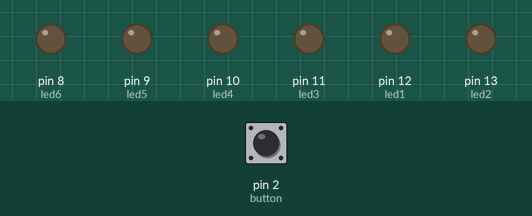
This sketch was run on a simulated Arduino Uno, built with avr-gcc and run on an emulated ATmega328P. On the bench: output pins drawn as LEDs (lit = HIGH). Dashed ring = blinking. The inputs (shaded band) are chosen by the test bench; at power-on: pin 2 (button) LOW.

Above: at 1.2 s.
1.3 s: pin 2 (button) pulled HIGH for 0.15 s
At 1.45 s:
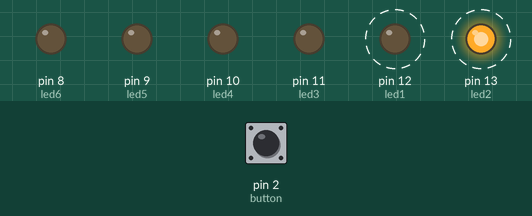
At 1.85 s:
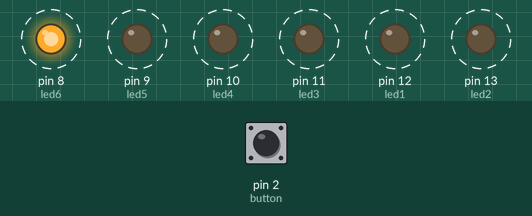
Timing chart, 0 to 10.3 s (numbered marks = the images above; inputs shaded):
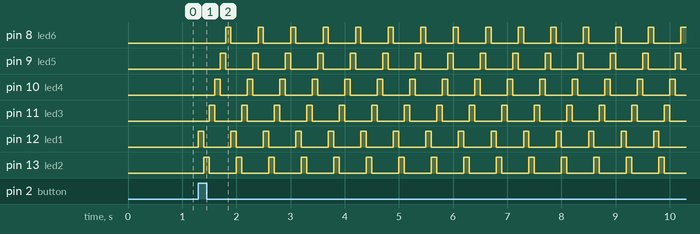

Measured:
- after the input at 1.3 s, pin 8 (led6): alternates HIGH for 0.10 s and LOW for 0.50 s, starting after 0.50 s; pin 9 (led5): alternates HIGH for 0.10 s and LOW for 0.50 s, starting after 0.40 s

The sketch:

new.ino
```cpp
int led1=12;
int led2=13;
int led3=11;
int led4=10;
int led5=9;
int led6=8;
int button=2;
void setup() {
  pinMode(led1,OUTPUT);
  pinMode(led2,OUTPUT);
  pinMode(led3,OUTPUT);
  pinMode(led4,OUTPUT);
  pinMode(led5,OUTPUT);
  pinMode(led6,OUTPUT);

  pinMode(button,INPUT);
}

void loop() {
  int state=digitalRead(button);
  while(state==1){
   if (state==1){
      digitalWrite(led1,HIGH);
      delay(100);
      digitalWrite(led1,LOW);
      digitalWrite(led2,HIGH);
      delay(100);
      digitalWrite(led2,LOW);
      digitalWrite(led3,HIGH);
      delay(100);
      digitalWrite(led3,LOW);
      digitalWrite(led4,HIGH);
      delay(100);
      digitalWrite(led4,LOW);
      digitalWrite(led5,HIGH);
      delay(100);
      digitalWrite(led5,LOW);
      digitalWrite(led6,HIGH);
      delay(100);
      digitalWrite(led6,LOW);
   }else{
      digitalWrite(led1,LOW);
      digitalWrite(led2,LOW);
      digitalWrite(led3,LOW);
      digitalWrite(led4,LOW);
      digitalWrite(led5,LOW);
      digitalWrite(led6,LOW);

    }

  }
}
```
